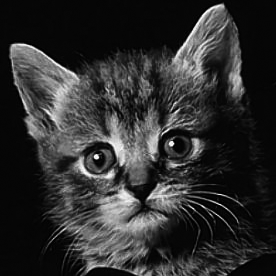
%> input picture Guided_Filter/fast-guided-filter-code-v1/img_smoothing/cat.bmp, 276 x 276 px
$ octave example_smoothing.m   (GNU Octave 9; MATLAB toolbox functions it lacks are replaced by stand-ins)
%> lines starting %> are read from the running program, lines starting %| are printed output that depends on the picture
### Guided_Filter/fast-guided-filter-code-v1/guidedfilter.m
function q = guidedfilter(I, p, r, eps)
%   GUIDEDFILTER   O(1) time implementation of guided filter.
%
%   - guidance image: I (should be a gray-scale/single channel image)
%   - filtering input image: p (should be a gray-scale/single channel image)
%   - local window radius: r
%   - regularization parameter: eps

[hei, wid] = size(I);
N = boxfilter(ones(hei, wid), r); % the size of each local patch; N=(2r+1)^2 except for boundary pixels.

mean_I = boxfilter(I, r) ./ N;
mean_p = boxfilter(p, r) ./ N;
mean_Ip = boxfilter(I.*p, r) ./ N;
cov_Ip = mean_Ip - mean_I .* mean_p; % this is the covariance of (I, p) in each local patch.

mean_II = boxfilter(I.*I, r) ./ N;
var_I = mean_II - mean_I .* mean_I;

a = cov_Ip ./ (var_I + eps); % Eqn. (5) in the paper;
b = mean_p - a .* mean_I; % Eqn. (6) in the paper;

mean_a = boxfilter(a, r) ./ N;
mean_b = boxfilter(b, r) ./ N;

q = mean_a .* I + mean_b; % Eqn. (8) in the paper;
end

### Guided_Filter/fast-guided-filter-code-v1/boxfilter.m
function imDst = boxfilter(imSrc, r)

%   BOXFILTER   O(1) time box filtering using cumulative sum
%
%   - Definition imDst(x, y)=sum(sum(imSrc(x-r:x+r,y-r:y+r)));
%   - Running time independent of r;
%   - Equivalent to the function: colfilt(imSrc, [2*r+1, 2*r+1], 'sliding', @sum);
%   - But much faster.

[hei, wid] = size(imSrc);
imDst = zeros(size(imSrc));

%cumulative sum over Y axis
imCum = cumsum(imSrc, 1);
%difference over Y axis
imDst(1:r+1, :) = imCum(1+r:2*r+1, :);
imDst(r+2:hei-r, :) = imCum(2*r+2:hei, :) - imCum(1:hei-2*r-1, :);
imDst(hei-r+1:hei, :) = repmat(imCum(hei, :), [r, 1]) - imCum(hei-2*r:hei-r-1, :);

%cumulative sum over X axis
imCum = cumsum(imDst, 2);
%difference over Y axis
imDst(:, 1:r+1) = imCum(:, 1+r:2*r+1);
imDst(:, r+2:wid-r) = imCum(:, 2*r+2:wid) - imCum(:, 1:wid-2*r-1);
imDst(:, wid-r+1:wid) = repmat(imCum(:, wid), [1, r]) - imCum(:, wid-2*r:wid-r-1);
end

### Guided_Filter/fast-guided-filter-code-v1/fastguidedfilter.m
function q = fastguidedfilter(I, p, r, eps, s)
%   GUIDEDFILTER   O(1) time implementation of guided filter.
%
%   - guidance image: I (should be a gray-scale/single channel image)
%   - filtering input image: p (should be a gray-scale/single channel image)
%   - local window radius: r
%   - regularization parameter: eps
%   - subsampling ratio: s (try s = r/4 to s=r)

I_sub = imresize(I, 1/s, 'nearest'); % NN is often enough
p_sub = imresize(p, 1/s, 'nearest');
r_sub = r / s; % make sure this is an integer

[hei, wid] = size(I_sub);
N = boxfilter(ones(hei, wid), r_sub); % the size of each local patch; N=(2r+1)^2 except for boundary pixels.

mean_I = boxfilter(I_sub, r_sub) ./ N;
mean_p = boxfilter(p_sub, r_sub) ./ N;
mean_Ip = boxfilter(I_sub.*p_sub, r_sub) ./ N;
cov_Ip = mean_Ip - mean_I .* mean_p; % this is the covariance of (I, p) in each local patch.

mean_II = boxfilter(I_sub.*I_sub, r_sub) ./ N;
var_I = mean_II - mean_I .* mean_I;

a = cov_Ip ./ (var_I + eps);
b = mean_p - a .* mean_I;

mean_a = boxfilter(a, r_sub) ./ N;
mean_b = boxfilter(b, r_sub) ./ N;

mean_a = imresize(mean_a, [size(I, 1), size(I, 2)], 'bilinear'); % bilinear is recommended
mean_b = imresize(mean_b, [size(I, 1), size(I, 2)], 'bilinear');

q = mean_a .* I + mean_b;
end

### Guided_Filter/fast-guided-filter-code-v1/example_smoothing.m
% example: edge-preserving smoothing

%close all;

I = double(imread('.\img_smoothing\cat.bmp')) / 255; % this image is too small to fully unleash the power of Fast GF
%> I: size 276x276 double; min 0, max 1, mean 0.184
p = I;
r = 4;
eps = 0.2^2; % try eps=0.1^2, 0.2^2, 0.4^2

tic;
q = guidedfilter(I, p, r, eps);
%> in boxfilter, `imDst(:, wid-r+1:wid) = repmat(imCum(:, wid), [1, r]) - imCum(:, wid-2..`:
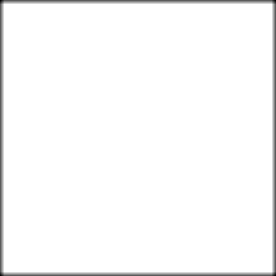
%> imDst: size 276x276 double; min 25, max 81, mean 79.7; drawn with min black and max white
%> in boxfilter (call 2), `imDst(hei-r+1:hei, :) = repmat(imCum(hei, :), [r, 1]) - imCum(hei-2*r:..`: imDst: size 276x276 double; min 0.0471, max 8.07, mean 1.65
%> in boxfilter (call 2), `imDst(:, 1:r+1) = imCum(:, 1+r:2*r+1);`: imDst: size 276x276 double; min 0.0471, max 8.07, mean 1.67
%> in boxfilter (call 2), `imDst(:, wid-r+1:wid) = repmat(imCum(:, wid), [1, r]) - imCum(:, wid-2..`: imDst: size 276x276 double; min 0.529, max 69.76, mean 14.8
%> in boxfilter (call 4), `imDst(hei-r+1:hei, :) = repmat(imCum(hei, :), [r, 1]) - imCum(hei-2*r:..`: imDst: size 276x276 double; min 0.000461, max 7.24, mean 0.689
%> in boxfilter (call 4), `imDst(:, 1:r+1) = imCum(:, 1+r:2*r+1);`: imDst: size 276x276 double; min 0.000461, max 7.24, mean 0.689; mean of the top-left, top-right, bottom-left and bottom-right quarters 0.731, 0.621, 0.938, 0.466
%> in boxfilter (call 4), `imDst(:, wid-r+1:wid) = repmat(imCum(:, wid), [1, r]) - imCum(:, wid-2..`: imDst: size 276x276 double; min 0.0113, max 60.56, mean 6.2
%> in guidedfilter, `mean_Ip = boxfilter(I.*p, r) ./ N;`:
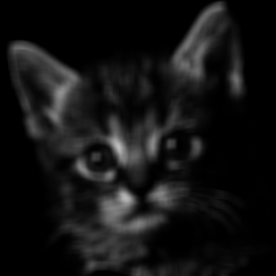
%> mean_Ip: size 276x276 double; min 0.000408, max 0.748, mean 0.0767
%> call 6 of boxfilter, with r = 4
%> in boxfilter (call 6), `imDst(hei-r+1:hei, :) = repmat(imCum(hei, :), [r, 1]) - imCum(hei-2*r:..`: imDst: size 276x276 double; min 4.42e-16, max 6.82, mean 1.38
%> in boxfilter (call 6), `imDst(:, 1:r+1) = imCum(:, 1+r:2*r+1);`:
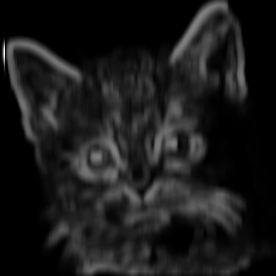
%> imDst: size 276x276 double; min 4.42e-16, max 13.41, mean 1.38; drawn with min black and max white
%> in boxfilter (call 6), `imDst(:, wid-r+1:wid) = repmat(imCum(:, wid), [1, r]) - imCum(:, wid-2..`: imDst: size 276x276 double; min 0.00078, max 57.49, mean 12.4
%> call 7 of boxfilter, with r = 4
%> in boxfilter (call 7), `imCum = cumsum(imSrc, 1);`:
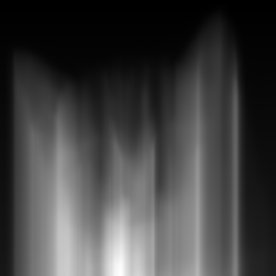
%> imCum: size 276x276 double; min 0.0212, max 69.96, mean 18; drawn with min black and max white
%> in boxfilter (call 7), `imDst(hei-r+1:hei, :) = repmat(imCum(hei, :), [r, 1]) - imCum(hei-2*r:..`: imDst: size 276x276 double; min 0.107, max 6.18, mean 1.22
%> in boxfilter (call 7), `imCum = cumsum(imDst, 2);`:
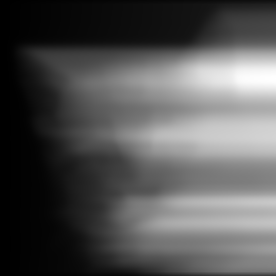
%> imCum: size 276x276 double; min 0.107, max 539.5, mean 180.6; drawn with min black and max white
%> in boxfilter (call 7), `imDst(:, 1:r+1) = imCum(:, 1+r:2*r+1);`:
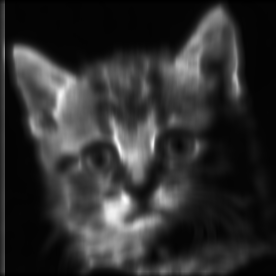
%> imDst: size 276x276 double; min 0.108, max 6.18, mean 1.24; drawn with min black and max white
%> in boxfilter (call 7), `imDst(:, wid-r+1:wid) = repmat(imCum(:, wid), [1, r]) - imCum(:, wid-2..`: imDst: size 276x276 double; min 0.541, max 51.84, mean 11
%> in guidedfilter, `q = mean_a .* I + mean_b;`:
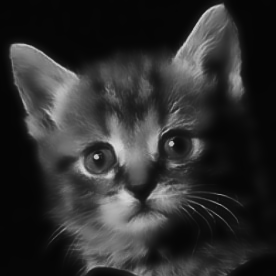
%> q: size 276x276 double; min 0.0209, max 0.858, mean 0.184
toc;

s = 4; % sampling ratio
tic;
q_sub = fastguidedfilter(I, p, r, eps, s);
toc;

figure();
imshow([I, q, q_sub], [0, 1]);
